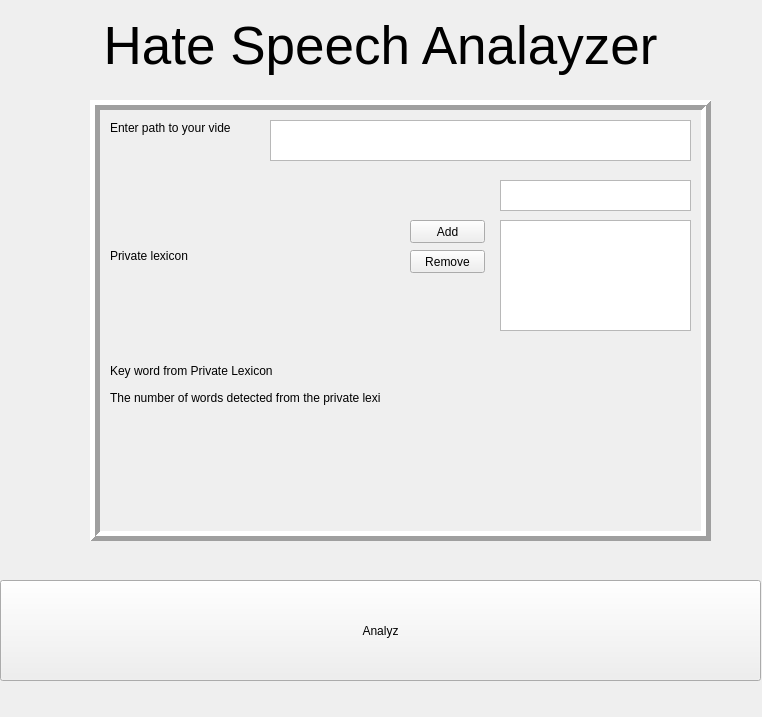
<?xml version="1.0" encoding="UTF-8"?>
<ui version="4.0">
 <class>HateSpeechAnalayzer</class>
 <widget class="QMainWindow" name="HateSpeechAnalayzer">
  <property name="geometry">
   <rect>
    <x>0</x>
    <y>0</y>
    <width>762</width>
    <height>717</height>
   </rect>
  </property>
  <property name="windowTitle">
   <string>Hate Speech Analayzer</string>
  </property>
  <widget class="QWidget" name="centralwidget">
   <widget class="QPushButton" name="pushButton">
    <property name="geometry">
     <rect>
      <x>0</x>
      <y>580</y>
      <width>761</width>
      <height>101</height>
     </rect>
    </property>
    <property name="text">
     <string>Analyz</string>
    </property>
   </widget>
   <widget class="QLabel" name="Title">
    <property name="geometry">
     <rect>
      <x>0</x>
      <y>0</y>
      <width>761</width>
      <height>91</height>
     </rect>
    </property>
    <property name="font">
     <font>
      <pointsize>40</pointsize>
     </font>
    </property>
    <property name="text">
     <string>Hate Speech Analayzer</string>
    </property>
    <property name="alignment">
     <set>Qt::AlignCenter</set>
    </property>
   </widget>
   <widget class="QLabel" name="label_3">
    <property name="geometry">
     <rect>
      <x>110</x>
      <y>120</y>
      <width>121</width>
      <height>16</height>
     </rect>
    </property>
    <property name="text">
     <string>Enter path to your video</string>
    </property>
   </widget>
   <widget class="QLabel" name="label_4">
    <property name="geometry">
     <rect>
      <x>110</x>
      <y>380</y>
      <width>111</width>
      <height>21</height>
     </rect>
    </property>
    <property name="text">
     <string/>
    </property>
   </widget>
   <widget class="QLabel" name="textLable">
    <property name="geometry">
     <rect>
      <x>330</x>
      <y>340</y>
      <width>361</width>
      <height>91</height>
     </rect>
    </property>
    <property name="text">
     <string/>
    </property>
    <property name="wordWrap">
     <bool>true</bool>
    </property>
   </widget>
   <widget class="QLabel" name="label_5">
    <property name="geometry">
     <rect>
      <x>110</x>
      <y>360</y>
      <width>181</width>
      <height>21</height>
     </rect>
    </property>
    <property name="text">
     <string>Key word from Private Lexicon</string>
    </property>
   </widget>
   <widget class="QLabel" name="label_6">
    <property name="geometry">
     <rect>
      <x>110</x>
      <y>390</y>
      <width>271</width>
      <height>16</height>
     </rect>
    </property>
    <property name="text">
     <string>The number of words detected from the private lexicon</string>
    </property>
   </widget>
   <widget class="QLabel" name="lexiconLable">
    <property name="geometry">
     <rect>
      <x>330</x>
      <y>360</y>
      <width>391</width>
      <height>21</height>
     </rect>
    </property>
    <property name="text">
     <string/>
    </property>
   </widget>
   <widget class="QLabel" name="hateWordsCountLable">
    <property name="geometry">
     <rect>
      <x>410</x>
      <y>390</y>
      <width>47</width>
      <height>13</height>
     </rect>
    </property>
    <property name="text">
     <string/>
    </property>
   </widget>
   <widget class="QListWidget" name="privateLexiconListView">
    <property name="geometry">
     <rect>
      <x>500</x>
      <y>220</y>
      <width>191</width>
      <height>111</height>
     </rect>
    </property>
   </widget>
   <widget class="QPushButton" name="addToLexiconBt">
    <property name="geometry">
     <rect>
      <x>410</x>
      <y>220</y>
      <width>75</width>
      <height>23</height>
     </rect>
    </property>
    <property name="text">
     <string>Add</string>
    </property>
   </widget>
   <widget class="QPushButton" name="removeFromLexiconBt">
    <property name="geometry">
     <rect>
      <x>410</x>
      <y>250</y>
      <width>75</width>
      <height>23</height>
     </rect>
    </property>
    <property name="text">
     <string>Remove</string>
    </property>
   </widget>
   <widget class="QTextEdit" name="lexiconText">
    <property name="geometry">
     <rect>
      <x>500</x>
      <y>180</y>
      <width>191</width>
      <height>31</height>
     </rect>
    </property>
   </widget>
   <widget class="QLabel" name="detectionLable">
    <property name="geometry">
     <rect>
      <x>0</x>
      <y>450</y>
      <width>761</width>
      <height>41</height>
     </rect>
    </property>
    <property name="font">
     <font>
      <pointsize>20</pointsize>
     </font>
    </property>
    <property name="text">
     <string/>
    </property>
    <property name="alignment">
     <set>Qt::AlignCenter</set>
    </property>
   </widget>
   <widget class="QFrame" name="frame">
    <property name="geometry">
     <rect>
      <x>90</x>
      <y>100</y>
      <width>621</width>
      <height>441</height>
     </rect>
    </property>
    <property name="frameShape">
     <enum>QFrame::Box</enum>
    </property>
    <property name="frameShadow">
     <enum>QFrame::Raised</enum>
    </property>
    <property name="lineWidth">
     <number>5</number>
    </property>
    <widget class="QTextEdit" name="textEdit">
     <property name="geometry">
      <rect>
       <x>180</x>
       <y>20</y>
       <width>421</width>
       <height>41</height>
      </rect>
     </property>
    </widget>
   </widget>
   <widget class="QLabel" name="label_7">
    <property name="geometry">
     <rect>
      <x>110</x>
      <y>180</y>
      <width>101</width>
      <height>151</height>
     </rect>
    </property>
    <property name="text">
     <string>Private lexicon</string>
    </property>
   </widget>
   <zorder>frame</zorder>
   <zorder>pushButton</zorder>
   <zorder>Title</zorder>
   <zorder>label_3</zorder>
   <zorder>label_4</zorder>
   <zorder>textLable</zorder>
   <zorder>label_5</zorder>
   <zorder>label_6</zorder>
   <zorder>lexiconLable</zorder>
   <zorder>hateWordsCountLable</zorder>
   <zorder>privateLexiconListView</zorder>
   <zorder>addToLexiconBt</zorder>
   <zorder>removeFromLexiconBt</zorder>
   <zorder>lexiconText</zorder>
   <zorder>detectionLable</zorder>
   <zorder>label_7</zorder>
  </widget>
 </widget>
 <resources/>
 <connections/>
</ui>
